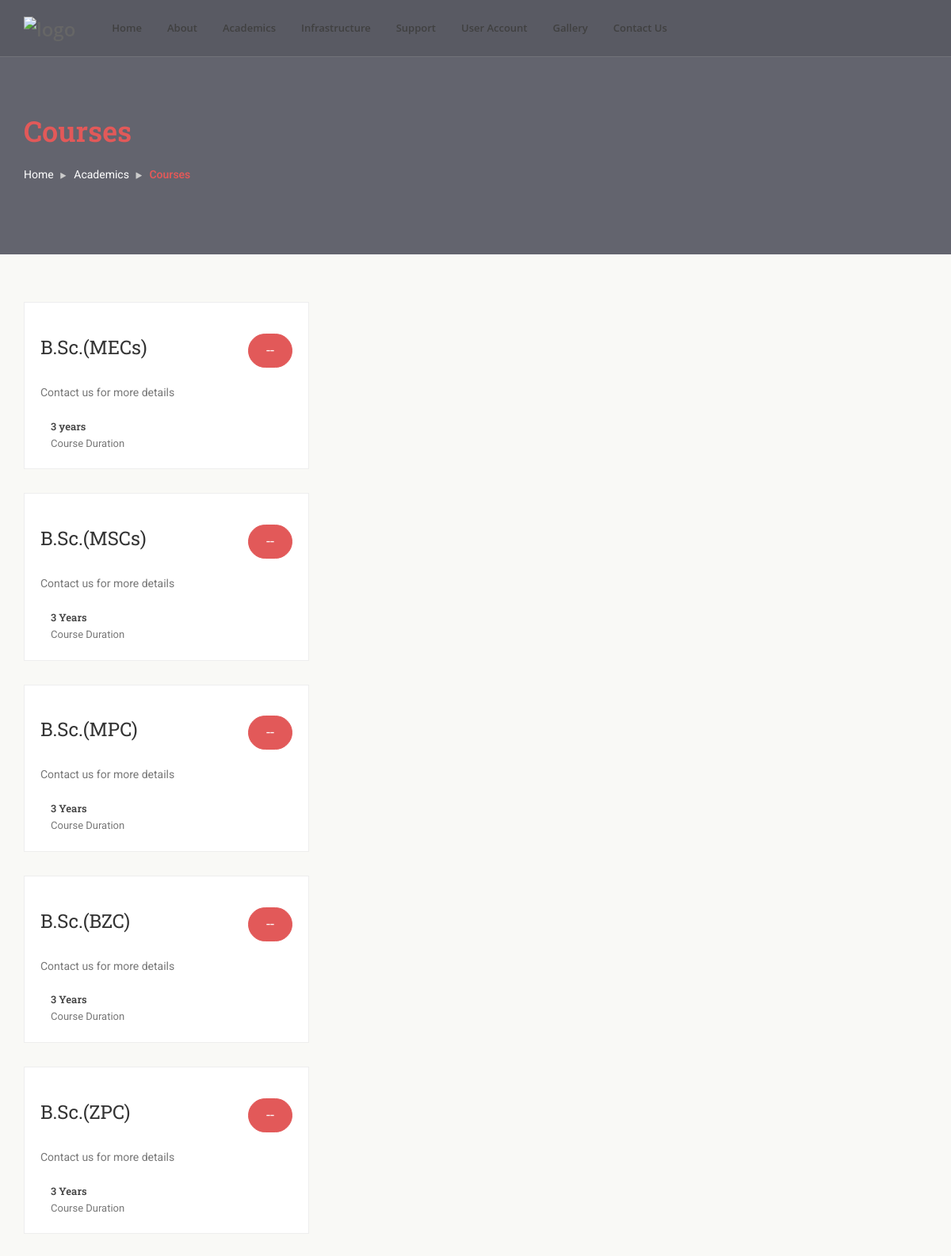
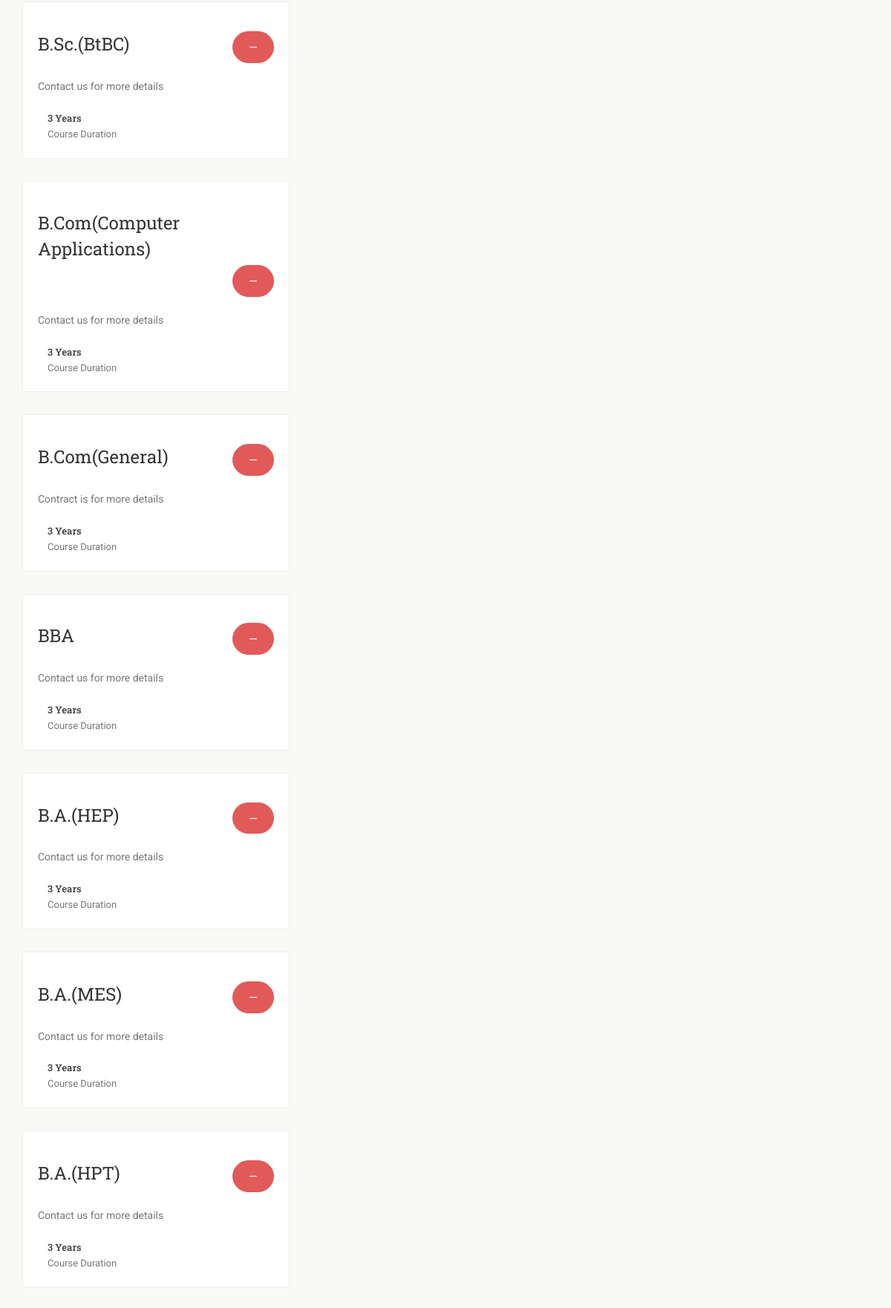
/courses.php (upper part), run on the app's committed database (2 pictures, top to bottom).
### tables this page shows
CREATE TABLE `coursetype` (
  `id` int(11) NOT NULL,
  `price` varchar(100) NOT NULL,
  `course` varchar(100) NOT NULL,
  `cdurt` varchar(100) NOT NULL,
  `cdesc` varchar(100) NOT NULL
);

### courses.php (the view, shortened to what this page needs)
<?php
  include("navbar.php");
  include("connection.php");
?>
  <div class="main-content">
    <section class="inner-header divider layer-overlay overlay-theme-colored-7" data-bg-img="websiteimages/h3.png">
      <div class="container pt-120 pb-60">
        <div class="section-content">
          <div class="row">
            <div class="col-md-6">
              <h2 class="text-theme-colored2 font-36">Courses</h2>
              <ol class="breadcrumb text-left mt-10 white">
                <li><a href="#">Home</a></li>
                <li><a href="#">Academics</a></li>
                <li class="active">Courses</li>
              </ol>
            </div>
          </div>
        </div>
      </div>
    </section>
    <section id="courses" class="bg-silver-deep">
      <div class="container">
        <div class="row mtli-row-clearfix">
          <div class="col-md-4">
           <?php
            $get2 = mysqli_query($conn,"SELECT * FROM coursetype");
            while($row2 = mysqli_fetch_array($get2))
            {
              $price=$row2['price'];
              $course=$row2['course'];
              $c_durt = $row2['cdurt'];
              $c_desc = $row2['cdesc'];
              ?>
            <div class="item">
              <div class="course-single-item bg-white border-1px clearfix mb-30">
                <div class="course-thumb">
                </div>
                <div class="course-details clearfix p-20 pt-15">
                  <div class="course-top-part pull-left mr-40">
                    <a href=""><h3 class="mt-0 mb-5"><?php echo $course; ?></h3></a>
                  </div>
                  <div class="course-top-part pull-right"><a href="#" class="btn btn-theme-colored2 btn-dark btn-circled"><font size="4"><?php echo $price; ?></font></a></div>
                  <div class="clearfix"></div>
                  <p class="course-description mt-20"><?php echo $c_desc; ?></p>
                  <ul class="list-inline course-meta mt-15">
                    <li>
                      <h6><span class="course-time"><?php echo $c_durt;?></span></h6>
                      <span> Course Duration</span>
                    </li>
                  </ul>
                </div>
              </div>
            </div>
            <?php } ?>
          </div>
        </div>
      </div>
    </section>
  </div>
</body>
</html>

### css/colors/theme-skin-color-set3.css (style rules this page uses)
.layer-overlay.overlay-theme-colored-7::before { background-color: rgba(33, 35, 49, 0.7); }
.text-theme-colored2 { color: #e25959 !important; }
.btn-dark.btn-theme-colored2 { color: #fff; background-color: #e25959; border-color: #e25959; }
.btn-theme-colored2 { color: #fff; background-color: #e25959; border-color: #e25959; }
.testimonial-content::after, .top-course-thumb .desc-box .off, .breadcrumb.white li.active, .widget .post-title a:hover, .search .search-form button[type="submit"] { color: #e25959; }
.btn-theme-colored2 { background-color: #e25959; }

### css/utility-classes.css (style rules this page uses)
.bg-silver-deep { background-color: #F9F9F6; }
.bg-white { background-color: #fff !important; }
.font-36 { font-size: 36px !important; }
.mb-5 { margin-bottom: 5px !important; }
.border-1px { border: 1px solid #eeeeee !important; }

### data on the page
coursetype: course "B.Sc.(MECs)", price "--", cdesc "Contact us for more details", cdurt "3 years"
coursetype: course "B.Sc.(MSCs)", price "--", cdesc "Contact us for more details", cdurt "3 Years"
coursetype: course "B.Sc.(MPC)", price "--", cdesc "Contact us for more details", cdurt "3 Years"
coursetype: course "B.Sc.(BZC)", price "--", cdesc "Contact us for more details", cdurt "3 Years"
coursetype: course "B.Sc.(ZPC)", price "--", cdesc "Contact us for more details", cdurt "3 Years"
coursetype: course "B.Sc.(BtBC)", price "--", cdesc "Contact us for more details", cdurt "3 Years"
coursetype: course "B.Com(Computer Applications)", price "--", cdesc "Contact us for more details", cdurt "3 Years"
coursetype: course "B.Com(General)", price "--", cdesc "Contract is for more details", cdurt "3 Years"
coursetype: course "BBA", price "--", cdesc "Contact us for more details", cdurt "3 Years"
coursetype: course "B.A.(HEP)", price "--", cdesc "Contact us for more details", cdurt "3 Years"
coursetype: course "B.A.(MES)", price "--", cdesc "Contact us for more details", cdurt "3 Years"
coursetype: course "B.A.(HPT)", price "--", cdesc "Contact us for more details", cdurt "3 Years"
